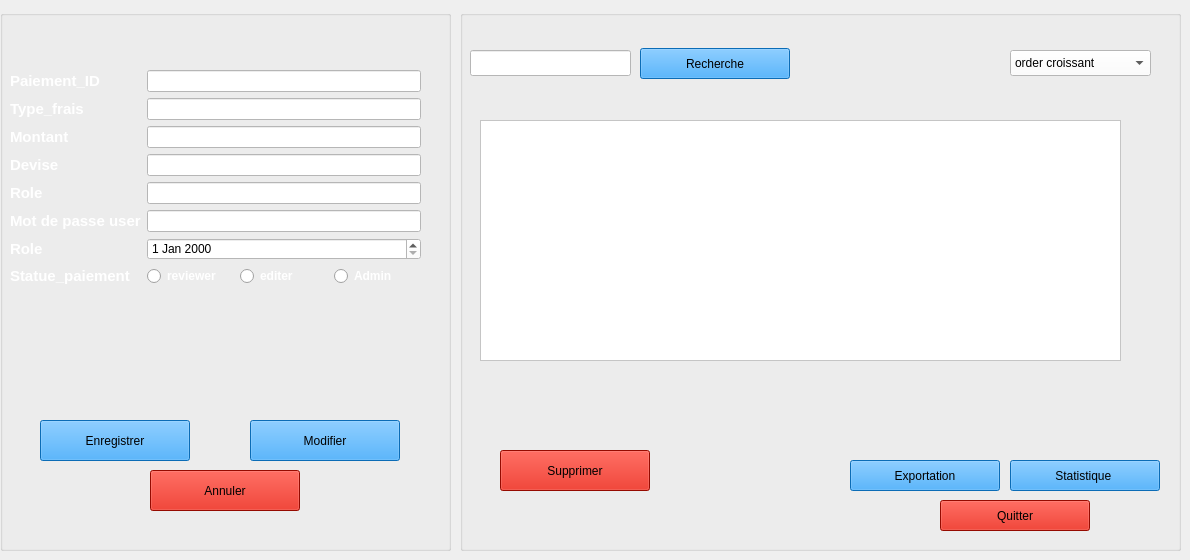
     <widget class="QWidget" name="tab_paiement">
      <attribute name="title">
       <string>Gestion Paiement</string>
      </attribute>
      <widget class="QGroupBox" name="groupBox_Paiement_Form">
       <property name="geometry">
        <rect>
         <x>0</x>
         <y>10</y>
         <width>451</width>
         <height>541</height>
        </rect>
       </property>
       <property name="styleSheet">
        <string notr="true">background-color: rgb(0, 36, 168); border: #A8D3F0;
QGroupBox { border: 2px solid #2c3e50; border-radius: 15px; margin-top: 20px; font-weight: bold; color: #2c3e50; }
QGroupBox::title { subcontrol-origin: margin; subcontrol-position: top center; padding: 0 10px; }</string>
       </property>
       <property name="title">
        <string/>
       </property>
       <widget class="QWidget" name="formLayoutWidget_Utilisateur_2">
        <property name="geometry">
         <rect>
          <x>10</x>
          <y>60</y>
          <width>411</width>
          <height>281</height>
         </rect>
        </property>
        <layout class="QFormLayout" name="formLayout_Utilisateur_4">
         <item row="0" column="0">
          <widget class="QLabel" name="label_ID_Utilisateur_4">
           <property name="text">
            <string>&lt;html&gt;&lt;head/&gt;&lt;body&gt;&lt;p&gt;&lt;span style=&quot; font-size:11pt; font-weight:700; color:#ffffff;&quot;&gt;Paiement_ID&lt;/span&gt;&lt;/p&gt;&lt;/body&gt;&lt;/html&gt;</string>
           </property>
          </widget>
         </item>
         <item row="0" column="1">
          <widget class="QLineEdit" name="lineEdit_ID_Utilisateur_4">
           <property name="styleSheet">
            <string notr="true">background-color: rgb(255, 255, 255);</string>
           </property>
          </widget>
         </item>
         <item row="1" column="0">
          <widget class="QLabel" name="label_Nom_Utilisateur_4">
           <property name="text">
            <string>&lt;html&gt;&lt;head/&gt;&lt;body&gt;&lt;p&gt;&lt;span style=&quot; font-size:11pt; font-weight:700; color:#ffffff;&quot;&gt;Type_frais&lt;/span&gt;&lt;/p&gt;&lt;/body&gt;&lt;/html&gt;</string>
           </property>
          </widget>
         </item>
         <item row="1" column="1">
          <widget class="QLineEdit" name="lineEdit_Nom_Utilisateur_4">
           <property name="styleSheet">
            <string notr="true">background-color: rgb(255, 255, 255);</string>
           </property>
          </widget>
         </item>
         <item row="2" column="0">
          <widget class="QLabel" name="label_Email_Utilisateur_4">
           <property name="text">
            <string>&lt;html&gt;&lt;head/&gt;&lt;body&gt;&lt;p&gt;&lt;span style=&quot; font-size:11pt; font-weight:700; color:#ffffff;&quot;&gt;Montant&lt;/span&gt;&lt;/p&gt;&lt;/body&gt;&lt;/html&gt;</string>
           </property>
          </widget>
         </item>
         <item row="2" column="1">
          <widget class="QLineEdit" name="lineEdit_Email_Utilisateur_4">
           <property name="styleSheet">
            <string notr="true">background-color: rgb(255, 255, 255);</string>
           </property>
          </widget>
         </item>
         <item row="3" column="0">
          <widget class="QLabel" name="label_Mdp_Utilisateur_4">
           <property name="text">
            <string>&lt;html&gt;&lt;head/&gt;&lt;body&gt;&lt;p&gt;&lt;span style=&quot; font-size:11pt; font-weight:700; color:#ffffff;&quot;&gt;Devise&lt;/span&gt;&lt;/p&gt;&lt;/body&gt;&lt;/html&gt;</string>
           </property>
          </widget>
         </item>
         <item row="3" column="1">
          <widget class="QLineEdit" name="lineEdit_Mdp_Utilisateur_4">
           <property name="styleSheet">
            <string notr="true">background-color: rgb(255, 255, 255);</string>
           </property>
           <property name="echoMode">
            <enum>QLineEdit::EchoMode::Password</enum>
           </property>
          </widget>
         </item>
         <item row="4" column="0">
          <widget class="QLabel" name="label_Role_Utilisateur_4">
           <property name="text">
            <string>&lt;html&gt;&lt;head/&gt;&lt;body&gt;&lt;p&gt;&lt;span style=&quot; font-size:11pt; font-weight:700; color:#ffffff;&quot;&gt;Role&lt;/span&gt;&lt;/p&gt;&lt;/body&gt;&lt;/html&gt;</string>
           </property>
          </widget>
         </item>
         <item row="4" column="1">
          <widget class="QLineEdit" name="lineEdit_Institution_Utilisateur_11">
           <property name="styleSheet">
            <string notr="true">background-color: rgb(255, 255, 255);</string>
           </property>
          </widget>
         </item>
         <item row="5" column="0">
          <widget class="QLabel" name="label_Mot_de_passe_4">
           <property name="text">
            <string>&lt;html&gt;&lt;head/&gt;&lt;body&gt;&lt;p&gt;&lt;span style=&quot; font-size:11pt; font-weight:700; color:#ffffff;&quot;&gt;Mot de passe user&lt;/span&gt;&lt;/p&gt;&lt;/body&gt;&lt;/html&gt;</string>
           </property>
          </widget>
         </item>
         <item row="5" column="1">
          <widget class="QLineEdit" name="lineEdit_Institution_Utilisateur_10">
           <property name="styleSheet">
            <string notr="true">background-color: rgb(255, 255, 255);</string>
           </property>
          </widget>
         </item>
         <item row="7" column="0">
          <widget class="QLabel" name="label_num_4">
           <property name="text">
            <string>&lt;html&gt;&lt;head/&gt;&lt;body&gt;&lt;p&gt;&lt;span style=&quot; font-size:11pt; font-weight:700; color:#ffffff;&quot;&gt;Statue_paiement&lt;/span&gt;&lt;/p&gt;&lt;/body&gt;&lt;/html&gt;</string>
           </property>
          </widget>
         </item>
         <item row="7" column="1">
          <layout class="QHBoxLayout" name="horizontalLayout_Role_4">
           <item>
            <widget class="QRadioButton" name="radioButton_Chercheur_4">
             <property name="styleSheet">
              <string notr="true">color: white; font-weight: bold;</string>
             </property>
             <property name="text">
              <string>reviewer</string>
             </property>
            </widget>
           </item>
           <item>
            <widget class="QRadioButton" name="radioButton_Admin_10">
             <property name="styleSheet">
              <string notr="true">color: white; font-weight: bold;</string>
             </property>
             <property name="text">
              <string>editer</string>
             </property>
            </widget>
           </item>
           <item>
            <widget class="QRadioButton" name="radioButton_Admin_9">
             <property name="styleSheet">
              <string notr="true">color: white; font-weight: bold;</string>
             </property>
             <property name="text">
              <string>Admin</string>
             </property>
            </widget>
           </item>
          </layout>
         </item>
         <item row="6" column="0">
          <widget class="QLabel" name="label_Role_Utilisateur_5">
           <property name="text">
            <string>&lt;html&gt;&lt;head/&gt;&lt;body&gt;&lt;p&gt;&lt;span style=&quot; font-size:11pt; font-weight:700; color:#ffffff;&quot;&gt;Role&lt;/span&gt;&lt;/p&gt;&lt;/body&gt;&lt;/html&gt;</string>
           </property>
          </widget>
         </item>
         <item row="6" column="1">
          <widget class="QDateEdit" name="dateEdit">
           <property name="styleSheet">
            <string notr="true">background-color: rgb(255, 255, 255);</string>
           </property>
          </widget>
         </item>
        </layout>
       </widget>
       <widget class="QPushButton" name="btn_Enregistrer_Utilisateur_2">
        <property name="geometry">
         <rect>
          <x>40</x>
          <y>410</y>
          <width>150</width>
          <height>41</height>
         </rect>
        </property>
        <property name="styleSheet">
         <string notr="true">background-color: rgb(16, 151, 255);</string>
        </property>
        <property name="text">
         <string>Enregistrer</string>
        </property>
       </widget>
       <widget class="QPushButton" name="btn_Modifier_Utilisateur_2">
        <property name="geometry">
         <rect>
          <x>250</x>
          <y>410</y>
          <width>150</width>
          <height>41</height>
         </rect>
        </property>
        <property name="styleSheet">
         <string notr="true">background-color: rgb(16, 151, 255);</string>
        </property>
        <property name="text">
         <string>Modifier</string>
        </property>
       </widget>
       <widget class="QPushButton" name="btn_Annuler_Utilisateur_2">
        <property name="geometry">
         <rect>
          <x>150</x>
          <y>460</y>
          <width>150</width>
          <height>41</height>
         </rect>
        </property>
        <property name="styleSheet">
         <string notr="true">background-color: rgb(209, 14, 0);</string>
        </property>
        <property name="text">
         <string>Annuler</string>
        </property>
       </widget>
      </widget>
      <widget class="QGroupBox" name="groupBox_Session_List_2">
       <property name="geometry">
        <rect>
         <x>460</x>
         <y>10</y>
         <width>721</width>
         <height>541</height>
        </rect>
       </property>
       <property name="styleSheet">
        <string notr="true">background-color: rgb(0, 36, 168);
border: #A8D3F0;
/* Style pour tous les GroupBox */
QGroupBox {
    border: 2px solid #2c3e50; /* Couleur de la bordure */
    border-radius: 15px;      /* Même arrondi que les boutons */
    margin-top: 20px;         /* Espace pour le titre en haut */
    font-weight: bold;
    color: #2c3e50;
}
/* Style spécifique pour le titre du GroupBox */
QGroupBox::title {
    subcontrol-origin: margin;
    subcontrol-position: top center; /* Place le titre en haut au centre */
    padding: 0 10px;
}</string>
       </property>
       <property name="title">
        <string/>
       </property>
       <widget class="QLineEdit" name="rechSession_2">
        <property name="geometry">
         <rect>
          <x>10</x>
          <y>40</y>
          <width>161</width>
          <height>26</height>
         </rect>
        </property>
        <property name="styleSheet">
         <string notr="true">background-color: rgb(255, 255, 255);</string>
        </property>
       </widget>
       <widget class="QPushButton" name="rechercheSession_2">
        <property name="geometry">
         <rect>
          <x>180</x>
          <y>38</y>
          <width>150</width>
          <height>31</height>
         </rect>
        </property>
        <property name="styleSheet">
         <string notr="true">background-color: rgb(16, 151, 255);
</string>
        </property>
        <property name="text">
         <string>Recherche</string>
        </property>
       </widget>
       <widget class="QPushButton" name="statSession_2">
        <property name="geometry">
         <rect>
          <x>550</x>
          <y>450</y>
          <width>150</width>
          <height>31</height>
         </rect>
        </property>
        <property name="styleSheet">
         <string notr="true">background-color: rgb(16, 151, 255);
</string>
        </property>
        <property name="text">
         <string>Statistique </string>
        </property>
       </widget>
       <widget class="QPushButton" name="SuppSession_2">
        <property name="geometry">
         <rect>
          <x>40</x>
          <y>440</y>
          <width>150</width>
          <height>41</height>
         </rect>
        </property>
        <property name="styleSheet">
         <string notr="true">background-color: rgb(209, 14, 0);</string>
        </property>
        <property name="text">
         <string>Supprimer</string>
        </property>
       </widget>
       <widget class="QPushButton" name="quitterSession_2">
        <property name="geometry">
         <rect>
          <x>480</x>
          <y>490</y>
          <width>150</width>
          <height>31</height>
         </rect>
        </property>
        <property name="styleSheet">
         <string notr="true">background-color: rgb(209, 14, 0);
</string>
        </property>
        <property name="text">
         <string>Quitter</string>
        </property>
       </widget>
       <widget class="QPushButton" name="expoSession_2">
        <property name="geometry">
         <rect>
          <x>390</x>
          <y>450</y>
          <width>150</width>
          <height>31</height>
         </rect>
        </property>
        <property name="styleSheet">
         <string notr="true">background-color: rgb(16, 151, 255);
</string>
        </property>
        <property name="text">
         <string>Exportation</string>
        </property>
       </widget>
       <widget class="QComboBox" name="comboBox_6">
        <property name="geometry">
         <rect>
          <x>550</x>
          <y>40</y>
          <width>141</width>
          <height>26</height>
         </rect>
        </property>
        <property name="palette">
         <palette>
          <active>
           <colorrole role="WindowText">
            <brush brushstyle="SolidPattern">
             <color alpha="255">
              <red>0</red>
              <green>0</green>
              <blue>0</blue>
             </color>
            </brush>
           </colorrole>
           <colorrole role="Button">
            <brush brushstyle="SolidPattern">
             <color alpha="255">
              <red>255</red>
              <green>255</green>
              <blue>255</blue>
             </color>
            </brush>
           </colorrole>
           <colorrole role="Light">
            <brush brushstyle="SolidPattern">
             <color alpha="255">
              <red>255</red>
              <green>255</green>
              <blue>255</blue>
             </color>
            </brush>
           </colorrole>
           <colorrole role="Midlight">
            <brush brushstyle="SolidPattern">
             <color alpha="255">
              <red>255</red>
              <green>255</green>
              <blue>255</blue>
             </color>
            </brush>
           </colorrole>
           <colorrole role="Dark">
            <brush brushstyle="SolidPattern">
             <color alpha="255">
              <red>127</red>
              <green>127</green>
              <blue>127</blue>
             </color>
            </brush>
           </colorrole>
           <colorrole role="Mid">
            <brush brushstyle="SolidPattern">
             <color alpha="255">
              <red>170</red>
              <green>170</green>
              <blue>170</blue>
             </color>
            </brush>
           </colorrole>
           <colorrole role="Text">
            <brush brushstyle="SolidPattern">
             <color alpha="255">
              <red>0</red>
              <green>0</green>
              <blue>0</blue>
             </color>
            </brush>
           </colorrole>
           <colorrole role="BrightText">
            <brush brushstyle="SolidPattern">
             <color alpha="255">
              <red>255</red>
              <green>255</green>
              <blue>255</blue>
             </color>
            </brush>
           </colorrole>
           <colorrole role="ButtonText">
            <brush brushstyle="SolidPattern">
             <color alpha="255">
              <red>0</red>
              <green>0</green>
              <blue>0</blue>
             </color>
            </brush>
           </colorrole>
           <colorrole role="Base">
            <brush brushstyle="SolidPattern">
             <color alpha="255">
              <red>255</red>
              <green>255</green>
              <blue>255</blue>
             </color>
            </brush>
           </colorrole>
           <colorrole role="Window">
            <brush brushstyle="SolidPattern">
             <color alpha="255">
              <red>255</red>
              <green>255</green>
              <blue>255</blue>
             </color>
            </brush>
           </colorrole>
           <colorrole role="Shadow">
            <brush brushstyle="SolidPattern">
             <color alpha="255">
              <red>0</red>
              <green>0</green>
              <blue>0</blue>
             </color>
            </brush>
           </colorrole>
           <colorrole role="AlternateBase">
            <brush brushstyle="SolidPattern">
             <color alpha="255">
              <red>255</red>
              <green>255</green>
              <blue>255</blue>
             </color>
            </brush>
           </colorrole>
           <colorrole role="ToolTipBase">
            <brush brushstyle="SolidPattern">
             <color alpha="255">
              <red>255</red>
              <green>255</green>
              <blue>220</blue>
             </color>
            </brush>
           </colorrole>
           <colorrole role="ToolTipText">
            <brush brushstyle="SolidPattern">
             <color alpha="255">
              <red>0</red>
              <green>0</green>
              <blue>0</blue>
             </color>
            </brush>
           </colorrole>
           <colorrole role="PlaceholderText">
            <brush brushstyle="SolidPattern">
             <color alpha="127">
              <red>0</red>
              <green>0</green>
              <blue>0</blue>
             </color>
            </brush>
           </colorrole>
           <colorrole role="Accent">
            <brush brushstyle="SolidPattern">
             <color alpha="255">
              <red>255</red>
              <green>255</green>
              <blue>255</blue>
             </color>
            </brush>
           </colorrole>
          </active>
          <inactive>
           <colorrole role="WindowText">
            <brush brushstyle="SolidPattern">
             <color alpha="255">
              <red>0</red>
              <green>0</green>
              <blue>0</blue>
             </color>
            </brush>
           </colorrole>
           <colorrole role="Button">
            <brush brushstyle="SolidPattern">
             <color alpha="255">
              <red>255</red>
              <green>255</green>
              <blue>255</blue>
             </color>
            </brush>
           </colorrole>
           <colorrole role="Light">
            <brush brushstyle="SolidPattern">
             <color alpha="255">
              <red>255</red>
              <green>255</green>
              <blue>255</blue>
             </color>
            </brush>
           </colorrole>
           <colorrole role="Midlight">
            <brush brushstyle="SolidPattern">
             <color alpha="255">
              <red>255</red>
              <green>255</green>
              <blue>255</blue>
             </color>
            </brush>
           </colorrole>
           <colorrole role="Dark">
            <brush brushstyle="SolidPattern">
             <color alpha="255">
              <red>127</red>
              <green>127</green>
              <blue>127</blue>
             </color>
            </brush>
           </colorrole>
           <colorrole role="Mid">
            <brush brushstyle="SolidPattern">
             <color alpha="255">
              <red>170</red>
              <green>170</green>
              <blue>170</blue>
             </color>
            </brush>
           </colorrole>
           <colorrole role="Text">
            <brush brushstyle="SolidPattern">
             <color alpha="255">
              <red>0</red>
              <green>0</green>
              <blue>0</blue>
             </color>
            </brush>
           </colorrole>
           <colorrole role="BrightText">
            <brush brushstyle="SolidPattern">
             <color alpha="255">
              <red>255</red>
              <green>255</green>
              <blue>255</blue>
             </color>
            </brush>
           </colorrole>
           <colorrole role="ButtonText">
            <brush brushstyle="SolidPattern">
             <color alpha="255">
              <red>0</red>
              <green>0</green>
              <blue>0</blue>
             </color>
            </brush>
           </colorrole>
           <colorrole role="Base">
            <brush brushstyle="SolidPattern">
             <color alpha="255">
              <red>255</red>
              <green>255</green>
              <blue>255</blue>
             </color>
            </brush>
           </colorrole>
           <colorrole role="Window">
            <brush brushstyle="SolidPattern">
             <color alpha="255">
              <red>255</red>
              <green>255</green>
              <blue>255</blue>
             </color>
            </brush>
           </colorrole>
           <colorrole role="Shadow">
            <brush brushstyle="SolidPattern">
             <color alpha="255">
              <red>0</red>
              <green>0</green>
              <blue>0</blue>
             </color>
            </brush>
           </colorrole>
           <colorrole role="AlternateBase">
            <brush brushstyle="SolidPattern">
             <color alpha="255">
              <red>255</red>
              <green>255</green>
              <blue>255</blue>
             </color>
            </brush>
           </colorrole>
           <colorrole role="ToolTipBase">
            <brush brushstyle="SolidPattern">
             <color alpha="255">
              <red>255</red>
              <green>255</green>
              <blue>220</blue>
             </color>
            </brush>
           </colorrole>
           <colorrole role="ToolTipText">
            <brush brushstyle="SolidPattern">
             <color alpha="255">
              <red>0</red>
              <green>0</green>
              <blue>0</blue>
             </color>
            </brush>
           </colorrole>
           <colorrole role="PlaceholderText">
            <brush brushstyle="SolidPattern">
             <color alpha="127">
              <red>0</red>
              <green>0</green>
              <blue>0</blue>
             </color>
            </brush>
           </colorrole>
           <colorrole role="Accent">
            <brush brushstyle="SolidPattern">
             <color alpha="255">
              <red>255</red>
              <green>255</green>
              <blue>255</blue>
             </color>
            </brush>
           </colorrole>
          </inactive>
          <disabled>
           <colorrole role="WindowText">
            <brush brushstyle="SolidPattern">
             <color alpha="255">
              <red>127</red>
              <green>127</green>
              <blue>127</blue>
             </color>
            </brush>
           </colorrole>
           <colorrole role="Button">
            <brush brushstyle="SolidPattern">
             <color alpha="255">
              <red>255</red>
              <green>255</green>
              <blue>255</blue>
             </color>
            </brush>
           </colorrole>
           <colorrole role="Light">
            <brush brushstyle="SolidPattern">
             <color alpha="255">
              <red>255</red>
              <green>255</green>
              <blue>255</blue>
             </color>
            </brush>
           </colorrole>
           <colorrole role="Midlight">
            <brush brushstyle="SolidPattern">
             <color alpha="255">
              <red>255</red>
              <green>255</green>
              <blue>255</blue>
             </color>
            </brush>
           </colorrole>
           <colorrole role="Dark">
            <brush brushstyle="SolidPattern">
             <color alpha="255">
              <red>127</red>
              <green>127</green>
              <blue>127</blue>
             </color>
            </brush>
           </colorrole>
           <colorrole role="Mid">
            <brush brushstyle="SolidPattern">
             <color alpha="255">
              <red>170</red>
              <green>170</green>
              <blue>170</blue>
             </color>
            </brush>
           </colorrole>
           <colorrole role="Text">
            <brush brushstyle="SolidPattern">
             <color alpha="255">
              <red>127</red>
              <green>127</green>
              <blue>127</blue>
             </color>
            </brush>
           </colorrole>
           <colorrole role="BrightText">
            <brush brushstyle="SolidPattern">
             <color alpha="255">
              <red>255</red>
              <green>255</green>
              <blue>255</blue>
             </color>
            </brush>
           </colorrole>
           <colorrole role="ButtonText">
            <brush brushstyle="SolidPattern">
             <color alpha="255">
              <red>127</red>
              <green>127</green>
              <blue>127</blue>
             </color>
            </brush>
           </colorrole>
           <colorrole role="Base">
            <brush brushstyle="SolidPattern">
             <color alpha="255">
              <red>255</red>
              <green>255</green>
              <blue>255</blue>
             </color>
            </brush>
           </colorrole>
           <colorrole role="Window">
            <brush brushstyle="SolidPattern">
             <color alpha="255">
              <red>255</red>
              <green>255</green>
              <blue>255</blue>
             </color>
            </brush>
           </colorrole>
           <colorrole role="Shadow">
            <brush brushstyle="SolidPattern">
             <color alpha="255">
              <red>0</red>
              <green>0</green>
              <blue>0</blue>
             </color>
            </brush>
           </colorrole>
           <colorrole role="AlternateBase">
            <brush brushstyle="SolidPattern">
             <color alpha="255">
              <red>255</red>
              <green>255</green>
              <blue>255</blue>
             </color>
            </brush>
           </colorrole>
           <colorrole role="ToolTipBase">
            <brush brushstyle="SolidPattern">
             <color alpha="255">
              <red>255</red>
              <green>255</green>
              <blue>220</blue>
             </color>
            </brush>
           </colorrole>
           <colorrole role="ToolTipText">
            <brush brushstyle="SolidPattern">
             <color alpha="255">
              <red>0</red>
              <green>0</green>
              <blue>0</blue>
             </color>
            </brush>
           </colorrole>
           <colorrole role="PlaceholderText">
            <brush brushstyle="SolidPattern">
             <color alpha="127">
              <red>127</red>
              <green>127</green>
              <blue>127</blue>
             </color>
            </brush>
           </colorrole>
           <colorrole role="Accent">
            <brush brushstyle="SolidPattern">
             <color alpha="255">
              <red>255</red>
              <green>255</green>
              <blue>255</blue>
             </color>
            </brush>
           </colorrole>
          </disabled>
         </palette>
        </property>
        <property name="styleSheet">
         <string notr="true">background-color: rgb(255, 255, 255);</string>
        </property>
        <item>
         <property name="text">
          <string>order croissant</string>
         </property>
        </item>
        <item>
         <property name="text">
          <string>order decroissant</string>
         </property>
        </item>
       </widget>
       <widget class="QTableWidget" name="tableWidget_6">
        <property name="geometry">
         <rect>
          <x>20</x>
          <y>110</y>
          <width>641</width>
          <height>241</height>
         </rect>
        </property>
        <property name="styleSheet">
         <string notr="true">background-color: rgb(255, 255, 255);</string>
        </property>
       </widget>
      </widget>
     </widget>
